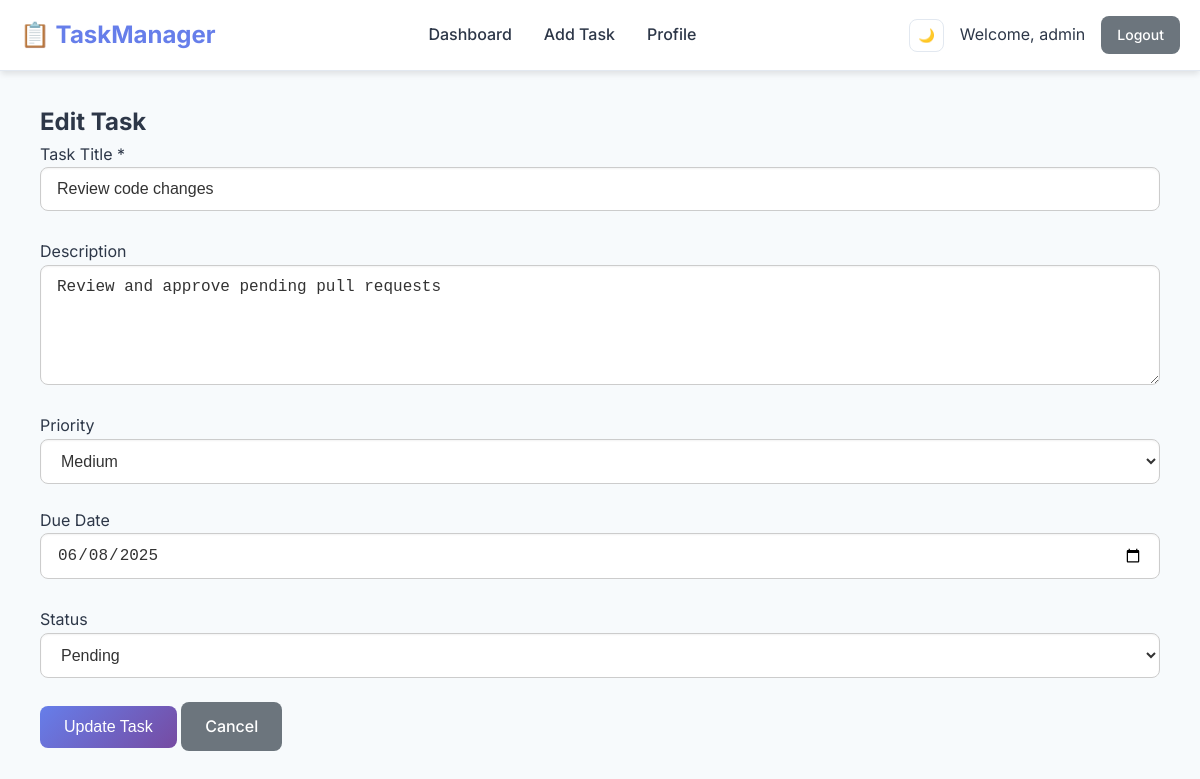
The app's page /pages/edit_task.php?id=2 (signed in) with its own data.
### tables this page shows
CREATE TABLE tasks (
    id INT AUTO_INCREMENT PRIMARY KEY,
    user_id INT NOT NULL,
    title VARCHAR(100) NOT NULL,
    description TEXT,
    priority ENUM('low', 'medium', 'high') DEFAULT 'medium',
    status ENUM('pending', 'in_progress', 'completed') DEFAULT 'pending',
    due_date DATE NULL,
    created_at TIMESTAMP DEFAULT CURRENT_TIMESTAMP,
    updated_at TIMESTAMP DEFAULT CURRENT_TIMESTAMP ON UPDATE CURRENT_TIMESTAMP,
    FOREIGN KEY (user_id) REFERENCES users(id) ON DELETE CASCADE,
    INDEX idx_user_id (user_id),
    INDEX idx_status (status),
    INDEX idx_priority (priority),
    INDEX idx_due_date (due_date)
);

### pages/edit_task.php (the view, shortened to what this page needs)
<?php
require_once '../config/database.php';
$task_id = isset($_GET['id']) ? (int)$_GET['id'] : 0;
$stmt = $pdo->prepare("SELECT * FROM tasks WHERE id = ? AND user_id = ?");
$stmt->execute([$task_id, $_SESSION['user_id']]);
$task = $stmt->fetch();
include '../includes/header.php';
?>
<div class="container">
    <div class="task-form-container">
        <h2>Edit Task</h2>
        <form id="editTaskForm" action="../actions/task_actions.php" method="POST">
            <div class="form-group">
                <label for="title">Task Title *</label>
                <input type="text" id="title" name="title" value="<?= htmlspecialchars($task['title']) ?>" required>
            </div>
            <div class="form-group">
                <label for="description">Description</label>
                <textarea id="description" name="description" rows="4"><?= htmlspecialchars($task['description']) ?></textarea>
            </div>
            <div class="form-group">
                <label for="priority">Priority</label>
                <select id="priority" name="priority">
                    <option value="medium" <?= $task['priority'] == 'medium' ? 'selected' : '' ?>>Medium</option>
                </select>
            </div>
            <div class="form-group">
                <label for="due_date">Due Date</label>
                <input type="date" id="due_date" name="due_date" value="<?= $task['due_date'] ?>">
            </div>
            <div class="form-group">
                <label for="status">Status</label>
                <select id="status" name="status">
                    <option value="pending" <?= $task['status'] == 'pending' ? 'selected' : '' ?>>Pending</option>
                </select>
            </div>
            <div class="form-actions">
                <button type="submit" class="btn btn-primary">Update Task</button>
                <a href="home.php" class="btn btn-secondary">Cancel</a>
            </div>
        </form>
    </div>
</div>
<?php include '../includes/footer.php'; ?>

### css/style.css (style rules this page uses)
:root { --primary-color: #667eea; --primary-dark: #5a67d8; --secondary-color: #764ba2; --success-color: #48bb78; --warning-color: #ed8936; --danger-color: #f56565; --info-color: #4299e1; --bg-color: #f7fafc; --card-bg: #ffffff; --text-primary: #2d3748; --text-secondary: #718096; --border-color: #e2e8f0; --shadow: 0 4px 6px -1px rgba(0, 0, 0, 0.1); --shadow-lg: 0 10px 15px -3px rgba(0, 0, 0, 0.1); }
* { margin: 0; padding: 0; box-sizing: border-box; }
body { font-family: 'Inter', -apple-system, BlinkMacSystemFont, 'Segoe UI', Roboto, sans-serif; background: var(--bg-color); color: var(--text-primary); line-height: 1.6; transition: all 0.3s ease; }
.container { max-width: 1200px; margin: 0 auto; padding: 0 20px; }
.form-group { margin-bottom: 1.5rem; }
.btn { display: inline-flex; align-items: center; justify-content: center; padding: 0.75rem 1.5rem; border: none; border-radius: 8px; font-size: 1rem; font-weight: 500; cursor: pointer; text-decoration: none; transition: all 0.3s ease; gap: 0.5rem; }
.btn-primary { background: linear-gradient(135deg, var(--primary-color), var(--secondary-color)); color: white; }
.btn-secondary { background: var(--text-secondary); color: white; }

### css/style2.css (style rules this page uses)
.form-group { margin-bottom: 1.5rem; display: flex; flex-direction: column; }
input[type="text"], input[type="email"], input[type="date"], input[type="password"], textarea, select { padding: 0.75rem 1rem; font-size: 1rem; border: 1px solid #ccc; border-radius: 8px; background-color: #fff; color: #333; outline: none; transition: all 0.2s ease-in-out; box-shadow: inset 0 1px 2px rgba(0, 0, 0, 0.05); }
textarea { resize: vertical; min-height: 120px; }
.btn-secondary { background-color: #6c757d; color: white; }

### records on screen
tasks: title "Review code changes", description "Review and approve pending pull requests", priority "Medium", due_date "06/08/2025", status "Pending"

### other values on screen
$_SESSION['username'] "admin"
